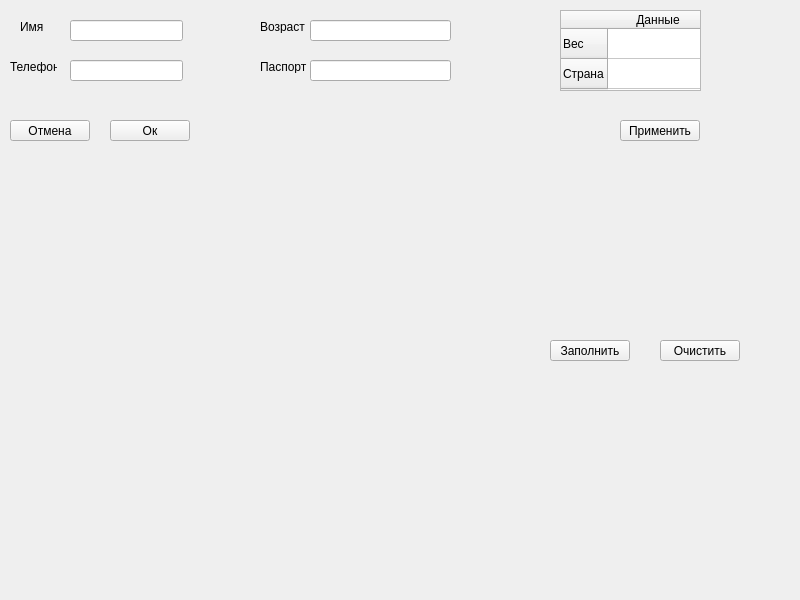
<?xml version="1.0" encoding="UTF-8"?>
<ui version="4.0">
 <class>Widget</class>
 <widget class="QWidget" name="Widget">
  <property name="geometry">
   <rect>
    <x>0</x>
    <y>0</y>
    <width>800</width>
    <height>600</height>
   </rect>
  </property>
  <property name="windowTitle">
   <string>Widget</string>
  </property>
  <widget class="QPushButton" name="pushButton_cancel">
   <property name="geometry">
    <rect>
     <x>10</x>
     <y>120</y>
     <width>80</width>
     <height>21</height>
    </rect>
   </property>
   <property name="text">
    <string>Отмена</string>
   </property>
  </widget>
  <widget class="QPushButton" name="pushButton_ok">
   <property name="geometry">
    <rect>
     <x>110</x>
     <y>120</y>
     <width>80</width>
     <height>21</height>
    </rect>
   </property>
   <property name="text">
    <string>Ок</string>
   </property>
  </widget>
  <widget class="QLineEdit" name="lineEdit_name">
   <property name="geometry">
    <rect>
     <x>70</x>
     <y>20</y>
     <width>113</width>
     <height>21</height>
    </rect>
   </property>
  </widget>
  <widget class="QLineEdit" name="lineEdit_phone">
   <property name="geometry">
    <rect>
     <x>70</x>
     <y>60</y>
     <width>113</width>
     <height>21</height>
    </rect>
   </property>
  </widget>
  <widget class="QLabel" name="label">
   <property name="geometry">
    <rect>
     <x>20</x>
     <y>20</y>
     <width>47</width>
     <height>13</height>
    </rect>
   </property>
   <property name="text">
    <string>Имя</string>
   </property>
  </widget>
  <widget class="QLabel" name="label_2">
   <property name="geometry">
    <rect>
     <x>10</x>
     <y>60</y>
     <width>47</width>
     <height>13</height>
    </rect>
   </property>
   <property name="text">
    <string>Телефон</string>
   </property>
  </widget>
  <widget class="QLineEdit" name="lineEdit_age">
   <property name="geometry">
    <rect>
     <x>310</x>
     <y>20</y>
     <width>141</width>
     <height>21</height>
    </rect>
   </property>
  </widget>
  <widget class="QLineEdit" name="lineEdit_id">
   <property name="geometry">
    <rect>
     <x>310</x>
     <y>60</y>
     <width>141</width>
     <height>21</height>
    </rect>
   </property>
  </widget>
  <widget class="QLabel" name="label_3">
   <property name="geometry">
    <rect>
     <x>260</x>
     <y>20</y>
     <width>47</width>
     <height>13</height>
    </rect>
   </property>
   <property name="text">
    <string>Возраст</string>
   </property>
  </widget>
  <widget class="QLabel" name="label_4">
   <property name="geometry">
    <rect>
     <x>260</x>
     <y>60</y>
     <width>47</width>
     <height>13</height>
    </rect>
   </property>
   <property name="text">
    <string>Паспорт</string>
   </property>
  </widget>
  <widget class="QTableWidget" name="tableWidget">
   <property name="geometry">
    <rect>
     <x>560</x>
     <y>10</y>
     <width>141</width>
     <height>81</height>
    </rect>
   </property>
   <row>
    <property name="text">
     <string>Вес</string>
    </property>
   </row>
   <row>
    <property name="text">
     <string>Страна</string>
    </property>
   </row>
   <column>
    <property name="text">
     <string>Данные</string>
    </property>
   </column>
  </widget>
  <widget class="QPushButton" name="pushButton_table">
   <property name="geometry">
    <rect>
     <x>620</x>
     <y>120</y>
     <width>80</width>
     <height>21</height>
    </rect>
   </property>
   <property name="text">
    <string>Применить</string>
   </property>
  </widget>
  <widget class="QLabel" name="label_name">
   <property name="geometry">
    <rect>
     <x>40</x>
     <y>220</y>
     <width>211</width>
     <height>16</height>
    </rect>
   </property>
   <property name="text">
    <string/>
   </property>
  </widget>
  <widget class="QLabel" name="label_phone">
   <property name="geometry">
    <rect>
     <x>40</x>
     <y>260</y>
     <width>211</width>
     <height>16</height>
    </rect>
   </property>
   <property name="text">
    <string/>
   </property>
  </widget>
  <widget class="QLabel" name="label_age">
   <property name="geometry">
    <rect>
     <x>40</x>
     <y>300</y>
     <width>181</width>
     <height>16</height>
    </rect>
   </property>
   <property name="text">
    <string/>
   </property>
  </widget>
  <widget class="QLabel" name="label_pass">
   <property name="geometry">
    <rect>
     <x>40</x>
     <y>340</y>
     <width>181</width>
     <height>16</height>
    </rect>
   </property>
   <property name="text">
    <string/>
   </property>
  </widget>
  <widget class="QLabel" name="label_weight">
   <property name="geometry">
    <rect>
     <x>40</x>
     <y>390</y>
     <width>221</width>
     <height>16</height>
    </rect>
   </property>
   <property name="text">
    <string/>
   </property>
  </widget>
  <widget class="QLabel" name="label_city">
   <property name="geometry">
    <rect>
     <x>40</x>
     <y>440</y>
     <width>201</width>
     <height>16</height>
    </rect>
   </property>
   <property name="text">
    <string/>
   </property>
  </widget>
  <widget class="QPushButton" name="pushButton">
   <property name="geometry">
    <rect>
     <x>550</x>
     <y>340</y>
     <width>80</width>
     <height>21</height>
    </rect>
   </property>
   <property name="text">
    <string>Заполнить</string>
   </property>
  </widget>
  <widget class="QPushButton" name="pushButton_2">
   <property name="geometry">
    <rect>
     <x>660</x>
     <y>340</y>
     <width>80</width>
     <height>21</height>
    </rect>
   </property>
   <property name="text">
    <string>Очистить</string>
   </property>
  </widget>
 </widget>
 <resources/>
 <connections/>
</ui>
